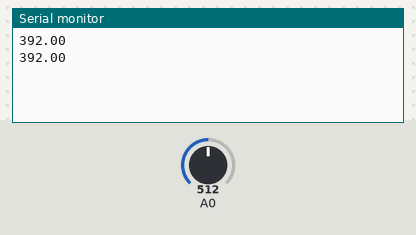
Bench run of a sketch on a simulated Arduino Uno, built with avr-gcc and run on an emulated ATmega328P. On the bench: the last lines printed to the serial monitor. The test bench sets the inputs (shaded band); at power-on: A0 = 512.

Above: at 1.8 s.
1.9 s: A0 set to 716
At 2.8 s:
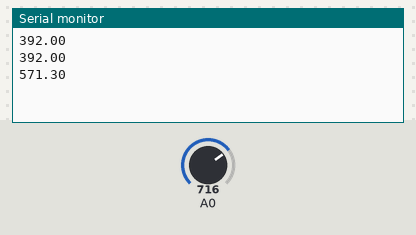
3.4 s: A0 set to 900
At 4.8 s:
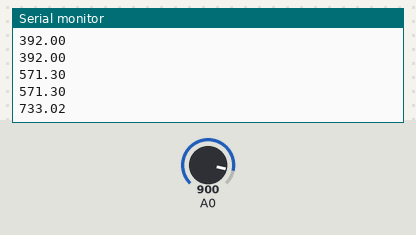
Timing chart, 0 to 6.4 s (numbered marks = the images above; inputs shaded):
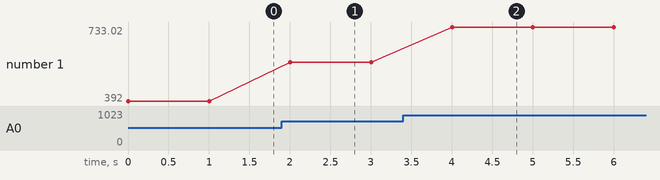

Measured:
- after the input at 1.9 s, the serial monitor: prints a new line after 0.10 s (image 1)
- after the input at 3.4 s, the serial monitor: prints a new line after 0.60 s (image 2)
- plotted number 1: 392 → 571.3 after the input at 1.9 s, 571.3 → 733.02 after the input at 3.4 s

The sketch:

Temperature_sensor_trial.ino
```cpp
const int temperaturePin = 0;
int i;
bool avgCollected;

float averages[20];

float avgTemp;

void setup() {
 Serial.begin(9600);

 avgCollected = false;
 avgTemp = 0;
}

void loop() {
 float voltage, degreesC, degreesF;
  voltage = getVoltage(temperaturePin);
   degreesC = (voltage - 0.5) * 100.0;
   degreesF = degreesC * (9.0/5.0) + 32.0;

   averages[i] = degreesF;
   Serial.println(averages[i]);

   i++;

   if(i > 19) {
     i = 0;
     avgCollected = true;
   }


  if(avgCollected) {
    for(int x = 0; x < 19; x++) {
      avgTemp = avgTemp + averages[x];
    }

    avgTemp = avgTemp / 20;

    Serial.print("Average temperature: ");
    Serial.print(avgTemp);
    Serial.print(" F");
  }

  delay(1000);
}

float getVoltage(int pin)
{
    return (analogRead(pin) * 0.004882814);
}
```
